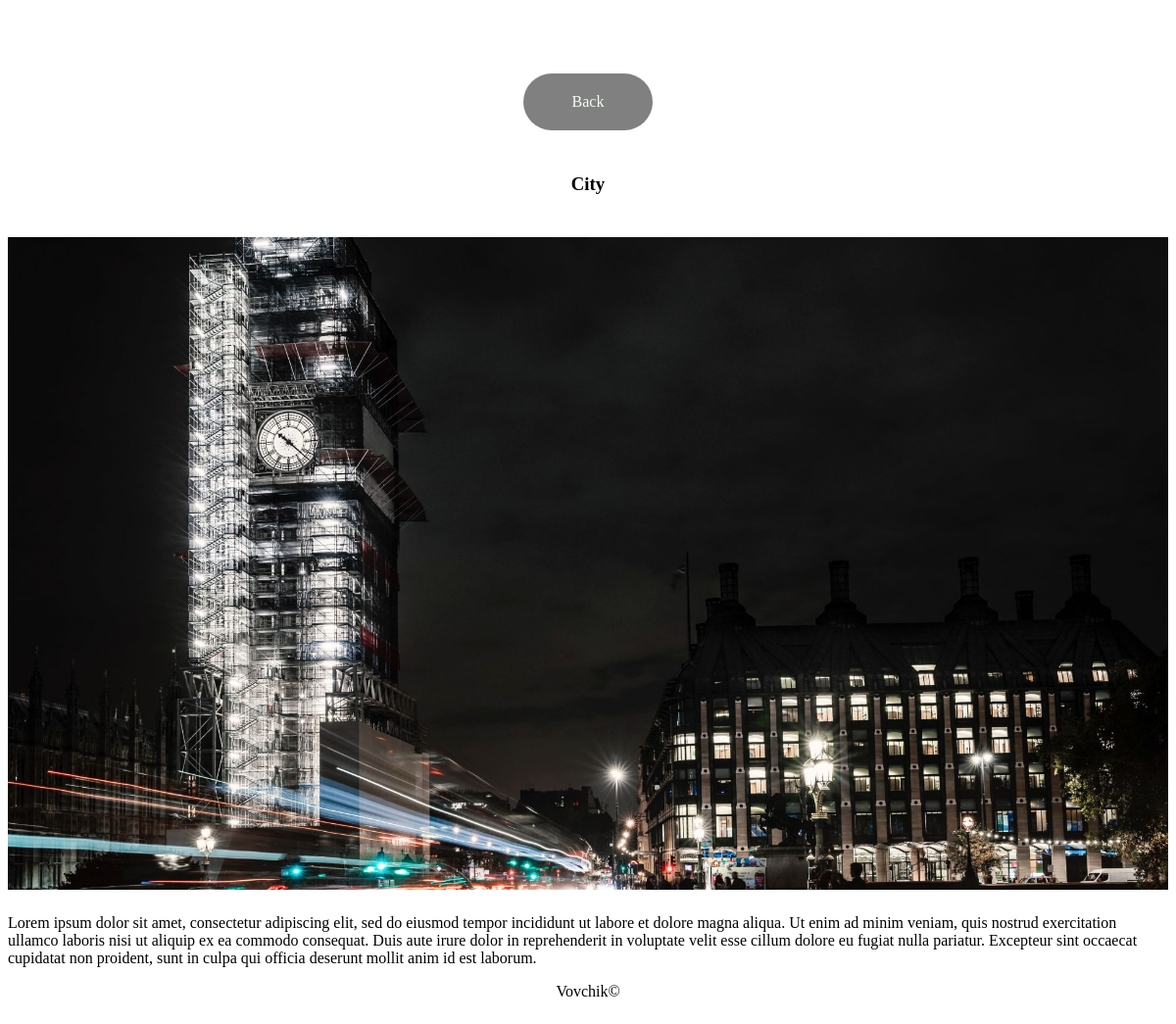
Screenshot of /card_view/3/ with the database file from the repository.
### base/models.py (models this page shows, shortened)
class Photo(models.Model):
    category = models.ForeignKey(Category, on_delete=models.SET_NULL, null=True, blank=True)
    image = models.ImageField(null=False, blank=False)
    description = models.TextField()
    class Meta:
        verbose_name = ("Photo")
        verbose_name_plural = ("Photos")

class Category(models.Model):
    name = models.CharField(max_length=128, null=False, blank=False)
    class Meta:
        verbose_name = ("Category")
        verbose_name_plural = ("Categories")

### base/views.py (the view)
# urls.py: path('card_view/<str:pk>/', card_view, name='card_view'),
def card_view(request, pk):
    image = Photo.objects.get(id=pk)
    context = {'image': image}
    return render(request, 'base/card_view.html', context)

### base/templates/base/card_view.html (shortened to what this page needs)
{% load static %}
<!DOCTYPE html>
<html lang="en">
  <head>
    <link rel="stylesheet" href="{% static '\base\css\card-view.css' %}" />
  </head>
  <body>
    <div class="container">
      <a class="back-button" href="{% url 'index' %}">Back</a>
      <h3>{{ image.category.name }}</h3>
      <img class="image" src="{{ image.image.url }}" alt="Big image" />
      <span>{{ image.description }}</span>
      <footer>
        <p>Vovchik&copy</p>
      </footer>
    </div>
  </body>
</html>

### base/static/base/css/card-view.css (style rules this page uses)
.container { display: flex; flex-direction: column; justify-content: center; align-items: center; max-width: 1440px; margin: auto; margin-top: 50px; }
.back-button { margin: 25px; text-decoration: none; padding: 20px 50px; font-style: 1.25rem; background: grey; color: honeydew; border-radius: 30px; }
.image { margin: 25px; max-width: 100%; min-height: 100%; }

### rows the page displays
Photo: category.name "City", image (picture), description "Lorem ipsum dolor sit amet, consectetur adipiscing elit, sed do eiusmod tempor incididunt ut labore et dolore magna aliqua. Ut enim ad minim veniam, quis nostrud exercitation ullamco laboris nisi ut aliquip ex ea commodo consequat. Duis aute irure dolor in reprehenderit in voluptate velit esse cillum dolore eu fugiat nulla pariatur. Excepteur sint occaecat cupidatat non proident, sunt in culpa qui officia deserunt mollit anim id est laborum."
